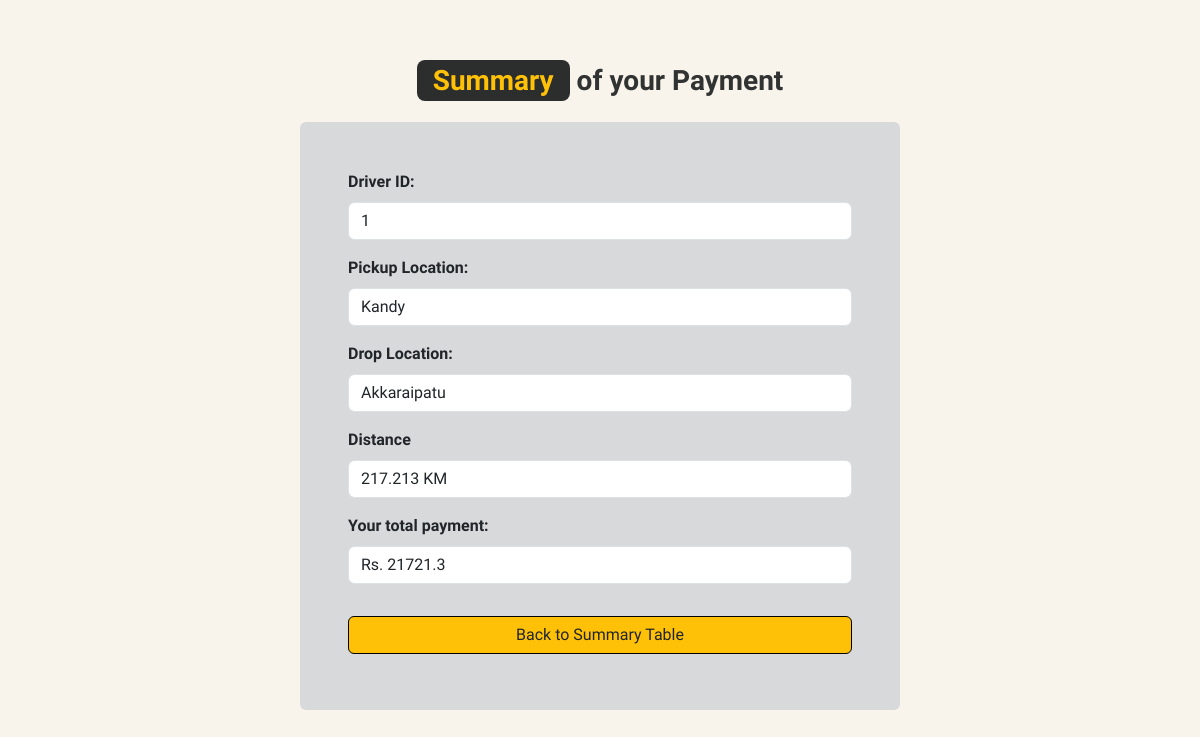
Page /passenger-directory/payment-history.php?reservation_id=1 on the committed database.
### tables this page shows
CREATE TABLE `table_reservation` (
  `reservation_id` int(11) NOT NULL,
  `passenger_name` varchar(50) NOT NULL,
  `passenger_contact_no` varchar(13) NOT NULL,
  `pickup_location` varchar(30) NOT NULL,
  `pickup_location_latitude_value` varchar(20) NOT NULL,
  `pickup_location_longitude_value` varchar(20) NOT NULL,
  `drop_location` varchar(30) NOT NULL,
  `drop_location_latitude_value` varchar(20) NOT NULL,
  `drop_location_longitude_value` varchar(20) NOT NULL,
  `reservation_status` varchar(15) NOT NULL,
  `driver_id` int(11) NOT NULL,
  `passenger_id` int(11) NOT NULL,
  `ride_start_time` varchar(255) NOT NULL,
  `operator_id` int(11) NOT NULL
);

CREATE TABLE `table_payment` (
  `payment_id` int(11) NOT NULL,
  `date_and_time` datetime NOT NULL,
  `time` datetime NOT NULL,
  `distance` float NOT NULL,
  `amount` float NOT NULL,
  `status` varchar(20) NOT NULL,
  `reservation_id` int(11) NOT NULL
);

### passenger-directory/payment-history.php (the view, shortened to what this page needs)
<?php
include('../includes/connect.php');
if (isset($_GET['reservation_id'])) {
    $passedReservationId = $_GET['reservation_id'];
    $getReservationDetails = mysqli_query($con, "SELECT * FROM `table_reservation` WHERE reservation_id = $passedReservationId");
    $getPaymentDetails = mysqli_query($con, "SELECT * FROM `table_payment` WHERE reservation_id = $passedReservationId");
    if (mysqli_num_rows($getReservationDetails) > 0 && mysqli_num_rows($getReservationDetails) == 1) {
        $arrayOfReservationDet = mysqli_fetch_assoc($getReservationDetails);
        $driverId = $arrayOfReservationDet['driver_id'];
        $pickupLocation = $arrayOfReservationDet['pickup_location'];
        $dropLocation = $arrayOfReservationDet['drop_location'];
    }
    if (mysqli_num_rows($getPaymentDetails) > 0 && mysqli_num_rows($getPaymentDetails) == 1) {
        $arrayOfPaymentDet = mysqli_fetch_assoc($getPaymentDetails);
        $paidAmount = $arrayOfPaymentDet['amount'];
        $tripDistance = $arrayOfPaymentDet['distance'];
    }
}
?>
<!DOCTYPE html>
<html lang="en">
<head>
    <link rel="stylesheet" href="https://cdnjs.cloudflare.com/ajax/libs/font-awesome/6.5.1/css/all.min.css" />
    <link rel="stylesheet" href="../assets/css/bootstrap.min.css" />
    <link rel="stylesheet" href="../assets/css/style.css" />
    <link rel="stylesheet" href="../assets/css/style2.css" />
</head>
<body class="overflow-x-hidden bg-external-white">
    <main class="px-2 px-sm-3 px-md-5 pb-5">
        <h3 class="text-center fw-semibold mt-5 font-black p-3 rounded-3">
            <span class="text-warning background-black-color py-1 px-3 rounded-3">Summary</span>
            of your Payment
        </h3>
        <div class="form-width mt-md-2">
            <form method="post" class="background-grey p-2 p-sm-3 p-md-5 rounded-2" id="passenger-reservation-form">
                <div class="mb-3 w-100">
                    <label for="driver-id" class="form-label fw-semibold">Driver ID:
                    </label>
                    <div>
                        <label for="driver-id" class="form-control"> <?php echo $driverId; ?></label>
                    </div>
                </div>
                <div class="mb-3 w-100">
                    <label for="passenger-pickup-location" class="form-label fw-semibold">Pickup Location:
                    </label>
                    <div>
                        <label for="passenger-pickup-location" class="form-control text-capitalize"><?php echo $pickupLocation; ?>
                        </label>
                    </div>
                </div>
                <div class="mb-3 w-100">
                    <label for="passenger-pickup-location" class="form-label fw-semibold">Drop Location:
                    </label>
                    <div>
                        <label for="passenger-pickup-location" class="form-control text-capitalize "><?php echo $dropLocation; ?>
                        </label>
                    </div>
                </div>
                <div class="mb-3 w-100">
                    <label for="distance" class="form-label fw-semibold">Distance
                    </label>
                    <div>
                        <label for="distance" class="form-control"><?php echo $tripDistance; ?> KM
                        </label>
                    </div>
                </div>
                <div class="mb-3 w-100">
                    <label for="passenger-pickup-location" class="form-label fw-semibold">Your total payment:
                    </label>
                    <div>
                        <label for="passenger-pickup-location" class="form-control">Rs. <?php echo $paidAmount; ?>
                        </label>
                    </div>
                </div>
                <div class="mb-2 w-100">
                    <a href="./passenger-homepage.php?history" class="btn bg-warning border-1 border-black w-100 mt-3"> Back to Summary Table </a>
                </div>
            </form>
        </div>
    </main>
</body>
</html>

### assets/css/style.css (style rules this page uses)
html, body { scroll-behavior: smooth !important; }
body { font-family: "Sen", sans-serif !important; }
.bg-external-white { background-color: #f8f4ec !important; }
.background-black-color { background-color: #2c2d2d !important; }
.font-black { color: #313232 !important; }
.background-grey { background-color: #d8d9da !important; }

### assets/css/style2.css (style rules this page uses)
.form-width { width: 600px; margin: auto; }

### rows in the picture
table_reservation: driver "1", pickup_location "Kandy", drop_location "Akkaraipatu"
table_payment: distance "217.213", amount "21721.3"
